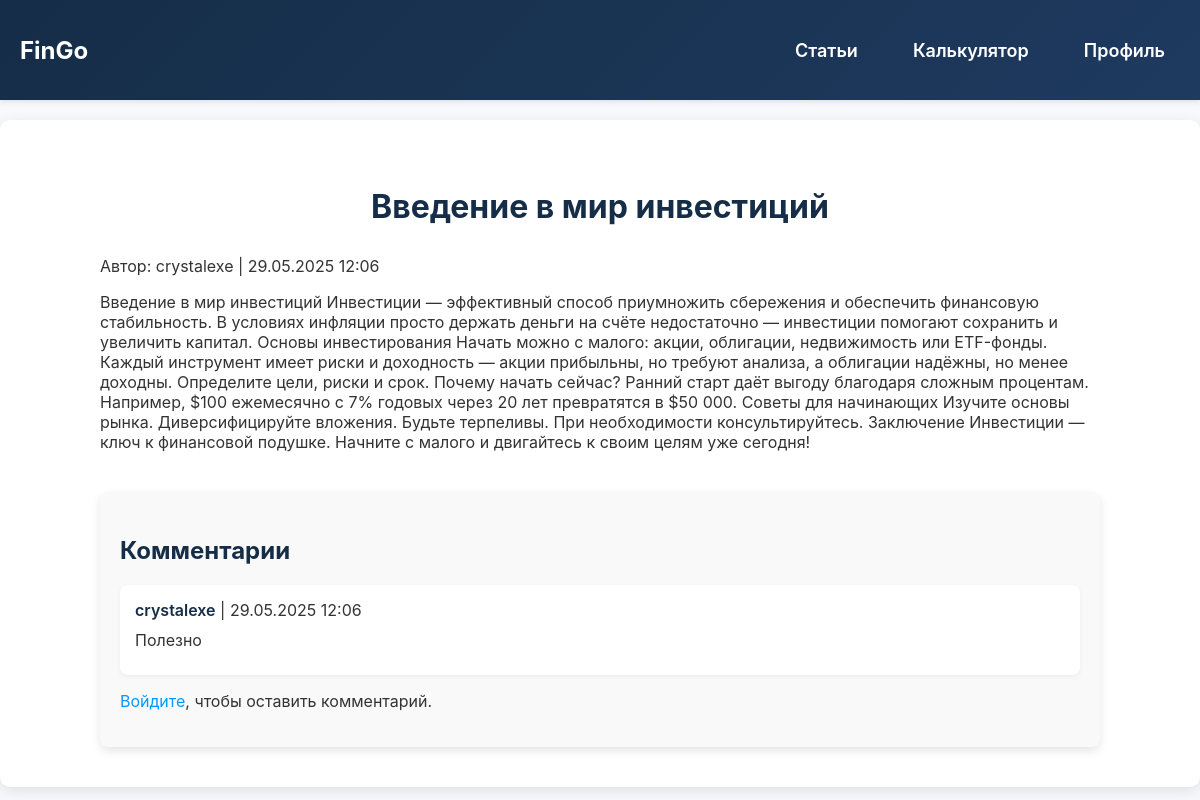
The app's page /article/4/ with its own data.
### fingo/models.py (models this page shows, shortened)
class Article(models.Model):
    title = models.CharField(max_length=200)
    content = models.TextField()
    author = models.ForeignKey(User, on_delete=models.CASCADE)
    created_at = models.DateTimeField(auto_now_add=True)

class Comment(models.Model):
    article = models.ForeignKey(Article, on_delete=models.CASCADE, related_name='comments')
    author = models.ForeignKey(User, on_delete=models.CASCADE)
    content = models.TextField()
    created_at = models.DateTimeField(auto_now_add=True)

### fingo/views.py (the view, shortened to what this page needs)
# urls.py: path('article/<int:article_id>/', views.article_detail_view, name='article_detail'),
def article_detail_view(request, article_id):
    article = Article.objects.get(id=article_id)
    comments = article.comments.all().order_by('-created_at')
    return render(request, 'article_detail.html', {'article': article, 'comments': comments})

### fingo/templates/article_detail.html (shortened to what this page needs)
{% extends 'base.html' %}
{% load static %}
{% block content %}
    <section class="articles container">
        <div class="article-list">
            <h2>{{ article.title }}</h2>
            <p>Автор: {{ article.author.username }} | {{ article.created_at|date:"d.m.Y H:i" }}</p>
            <p>{{ article.content|safe }}</p>
            <div class="comments-section">
                <h3>Комментарии</h3>
                {% if comments %}
                    {% for comment in comments %}
                        <div class="comment-item">
                            <p><strong>{{ comment.author.username }}</strong> | {{ comment.created_at|date:"d.m.Y H:i" }}</p>
                            <p>{{ comment.content|safe }}</p>
                        </div>
                    {% endfor %}
                {% else %}
                    <p>Комментариев пока нет. Будьте первым!</p>
                {% endif %}
                {% if user.is_authenticated %}
                    <div class="comment-form">
                        <h4>Оставить комментарий</h4>
                        {% if messages %}
                            {% for message in messages %}
                                <div class="messages {{ message.tags }}">
                                    {{ message }}
                                </div>
                            {% endfor %}
                        {% endif %}
                        <form method="POST" action="{% url 'article_detail' article.id %}">
                            {% csrf_token %}
                            <div class="form-group">
                                <label for="content">Комментарий</label>
                                <textarea name="content" id="content" class="article-create-textarea" rows="4" required></textarea>
                            </div>
                            <button type="submit" class="article-create-submit">Отправить</button>
                        </form>
                    </div>
                {% else %}
                    <p><a href="{% url 'login' %}">Войдите</a>, чтобы оставить комментарий.</p>
                {% endif %}
            </div>
        </div>
    </section>
{% endblock %}

### fingo/static/css/style.css (style rules this page uses)
html { box-sizing: border-box; text-size-adjust: none; -webkit-tap-highlight-color: transparent; }
*, *:before, *:after { box-sizing: inherit; }
html, body { background-color: #f7f9fc; color: #333; font-family: 'Inter', Arial, sans-serif; height: 100%; margin: 0; min-height: 100%; -webkit-font-smoothing: antialiased; -moz-osx-font-smoothing: grayscale; }
a { text-decoration: none; color: #0099ff; transition: color 0.3s ease; }
.container { position: relative; margin: 0 auto; max-width: 1200px; padding: 0 20px; width: 100%; }
.articles { padding: 40px 0; background-color: #ffffff; border-radius: 10px; margin: 20px auto; box-shadow: 0 4px 15px rgba(0, 0, 0, 0.1); animation: fadeIn 1s ease-in; }
.article-list { max-width: 1000px; margin: 0 auto; }
.article-list h2 { font-size: 2rem; color: #152D47; margin-bottom: 30px; text-align: center; }
.comments-section { margin-top: 40px; padding: 20px; background-color: #f9f9f9; border-radius: 8px; box-shadow: 0 4px 10px rgba(0, 0, 0, 0.1); }
.comments-section h3 { font-size: 1.5rem; color: #152D47; margin-bottom: 20px; }
.comment-item { padding: 15px; margin-bottom: 15px; background-color: #ffffff; border-radius: 8px; box-shadow: 0 2px 5px rgba(0, 0, 0, 0.05); transition: transform 0.3s ease; }
.comment-item p { margin: 0 0 10px; }
.comment-item p strong { color: #152D47; font-weight: 600; }

### records on screen
Article: title "Введение в мир инвестиций", author.username "crystalexe", created_at "29.05.2025 12:06", content "Введение в мир инвестиций Инвестиции — эффективный способ приумножить сбережения и обеспечить финансовую стабильность. В условиях инфляции просто держать деньги на счёте недостаточно — инвестиции помогают сохранить и увеличить капитал. Основы инвестирования Начать можно с малого: акции, облигации, недвижимость или ETF-фонды. Каждый инструмент имеет риски и доходность — акции прибыльны, но требуют анализа, а облигации надёжны, но менее доходны. Определите цели, риски и срок. Почему начать сейчас? Ранний старт даёт выгоду благодаря сложным процентам. Например, $100 ежемесячно с 7% годовых через 20 лет превратятся в $50 000. Советы для начинающих Изучите основы рынка. Диверсифицируйте…"
Comment: author.username "crystalexe", created_at "29.05.2025 12:06", content "Полезно"
